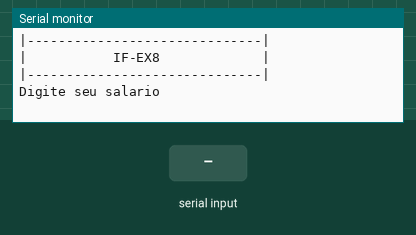
The sketch below on a simulated Arduino Uno, built with avr-gcc and run on an emulated ATmega328P. Shown: the last lines printed to the serial monitor. The inputs (shaded band) are chosen by the test bench.

Above: at 1.2 s.
1.3 s: "90,45\n" received over Serial
At 1.51 s:
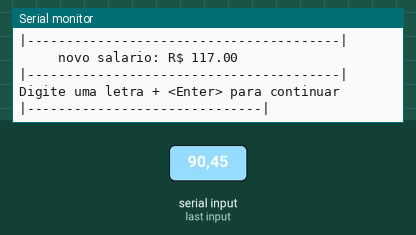
2.8 s: "30,150\n" received over Serial
At 2.89 s:
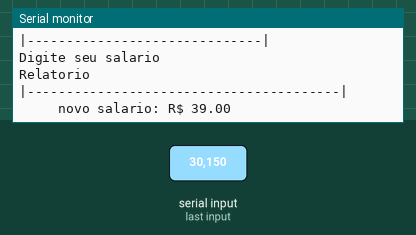
Timing chart, 0 to 5.8 s (numbered marks = the images above; inputs shaded):
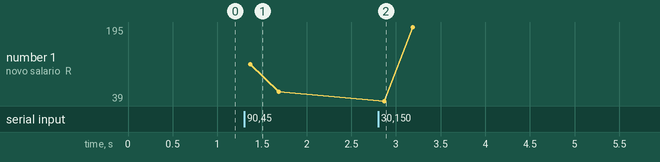

The sketch:

if_ex91.ino
```cpp
/*
Uma empresa decide dar aumento de 30% aos funcionários cujo
salário é inferior a 500 reais. Escreva um programa que receba
o salário de um funcionário e imprima o valor do salário
reajustado ou uma mensagem caso o funcionário não tenha direito
a aumento.
*/

//Variáveis

float salario = 0;

void setup()
{
  Serial.begin (9600);
}

void loop()
{
  // cabeçario
  Serial.println("|------------------------------|");
  Serial.println("|           IF-EX8             |");
  Serial.println("|------------------------------|");
  Serial.println();//pula uma linha
  Serial.println();//pula uma linha

  //Entrada

  Serial.println("Digite seu salario");//pergunta o salário do usuário
  while(! Serial.available() );//espera o usuário digitar/dar um <Enter>
  salario = Serial.parseFloat();//resposta do usuário

  //processamento
  if ( salario < 500 )
{
    salario = salario + (salario * 0.3);

    Serial.println();//pula uma linha
    Serial.println();//pula uma linha
    Serial.println("Relatorio");
    Serial.println();//pula uma linha
    Serial.println("|----------------------------------------|");
    Serial.println("     novo salario: R$ " + String (salario));
  } else {

    Serial.println();//pula uma linha
    Serial.println();//pula uma linha
    Serial.println("Relatorio");
    Serial.println();//pula uma linha
    Serial.println("|----------------------------------------|");
    Serial.println("        salario: R$ " + String (salario));
    Serial.println(" voce nao tem direito a aumento, lamento");}


  //saída - formatada

   Serial.println("|----------------------------------------|");

   Serial.println("Digite uma letra + <Enter> para continuar");
   while (!Serial.available());

   Serial.println();
   Serial.println();

   Serial.read();//Limpa o cache do /n - o <Enter>
  }
```

Measured:
- after the input at 1.3 s, the serial monitor: prints a new line at once (image 1)
- after the input at 2.8 s, the serial monitor: prints a new line after 0.07 s (image 2)
- plotted number 1: 58.5 → 195 after the input at 2.8 s
